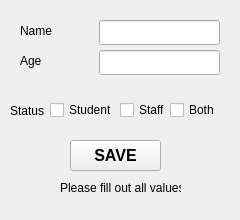
<?xml version="1.0" encoding="UTF-8"?>
<ui version="4.0">
 <class>MainWindow</class>
 <widget class="QMainWindow" name="MainWindow">
  <property name="geometry">
   <rect>
    <x>0</x>
    <y>0</y>
    <width>240</width>
    <height>220</height>
   </rect>
  </property>
  <property name="minimumSize">
   <size>
    <width>240</width>
    <height>220</height>
   </size>
  </property>
  <property name="maximumSize">
   <size>
    <width>240</width>
    <height>220</height>
   </size>
  </property>
  <property name="windowTitle">
   <string>Lab 10</string>
  </property>
  <widget class="QWidget" name="centralwidget">
   <widget class="QPushButton" name="button_save">
    <property name="geometry">
     <rect>
      <x>70</x>
      <y>140</y>
      <width>91</width>
      <height>31</height>
     </rect>
    </property>
    <property name="sizePolicy">
     <sizepolicy hsizetype="Preferred" vsizetype="Preferred">
      <horstretch>0</horstretch>
      <verstretch>0</verstretch>
     </sizepolicy>
    </property>
    <property name="font">
     <font>
      <pointsize>12</pointsize>
      <bold>true</bold>
      <kerning>true</kerning>
     </font>
    </property>
    <property name="cursor">
     <cursorShape>PointingHandCursor</cursorShape>
    </property>
    <property name="text">
     <string>SAVE</string>
    </property>
   </widget>
   <widget class="QLabel" name="label_name">
    <property name="geometry">
     <rect>
      <x>20</x>
      <y>20</y>
      <width>51</width>
      <height>21</height>
     </rect>
    </property>
    <property name="text">
     <string>Name</string>
    </property>
   </widget>
   <widget class="QLineEdit" name="set_age">
    <property name="geometry">
     <rect>
      <x>99</x>
      <y>50</y>
      <width>121</width>
      <height>25</height>
     </rect>
    </property>
   </widget>
   <widget class="QLineEdit" name="set_name">
    <property name="geometry">
     <rect>
      <x>99</x>
      <y>20</y>
      <width>121</width>
      <height>25</height>
     </rect>
    </property>
   </widget>
   <widget class="QLabel" name="label_age">
    <property name="geometry">
     <rect>
      <x>20</x>
      <y>50</y>
      <width>51</width>
      <height>21</height>
     </rect>
    </property>
    <property name="text">
     <string>Age</string>
    </property>
   </widget>
   <widget class="QLabel" name="label_disclaimer">
    <property name="geometry">
     <rect>
      <x>60</x>
      <y>180</y>
      <width>121</width>
      <height>16</height>
     </rect>
    </property>
    <property name="text">
     <string>Please fill out all values</string>
    </property>
   </widget>
   <widget class="QLabel" name="label_status">
    <property name="geometry">
     <rect>
      <x>10</x>
      <y>100</y>
      <width>51</width>
      <height>21</height>
     </rect>
    </property>
    <property name="text">
     <string>Status</string>
    </property>
   </widget>
   <widget class="QCheckBox" name="check_student">
    <property name="geometry">
     <rect>
      <x>50</x>
      <y>100</y>
      <width>61</width>
      <height>20</height>
     </rect>
    </property>
    <property name="text">
     <string>Student</string>
    </property>
    <attribute name="buttonGroup">
     <string notr="true">group_status</string>
    </attribute>
   </widget>
   <widget class="QCheckBox" name="check_staff">
    <property name="geometry">
     <rect>
      <x>120</x>
      <y>100</y>
      <width>61</width>
      <height>20</height>
     </rect>
    </property>
    <property name="text">
     <string>Staff</string>
    </property>
    <attribute name="buttonGroup">
     <string notr="true">group_status</string>
    </attribute>
   </widget>
   <widget class="QCheckBox" name="check_both">
    <property name="geometry">
     <rect>
      <x>170</x>
      <y>100</y>
      <width>61</width>
      <height>20</height>
     </rect>
    </property>
    <property name="text">
     <string>Both</string>
    </property>
    <attribute name="buttonGroup">
     <string notr="true">group_status</string>
    </attribute>
   </widget>
  </widget>
 </widget>
 <resources/>
 <connections/>
 <buttongroups>
  <buttongroup name="group_status"/>
 </buttongroups>
</ui>
